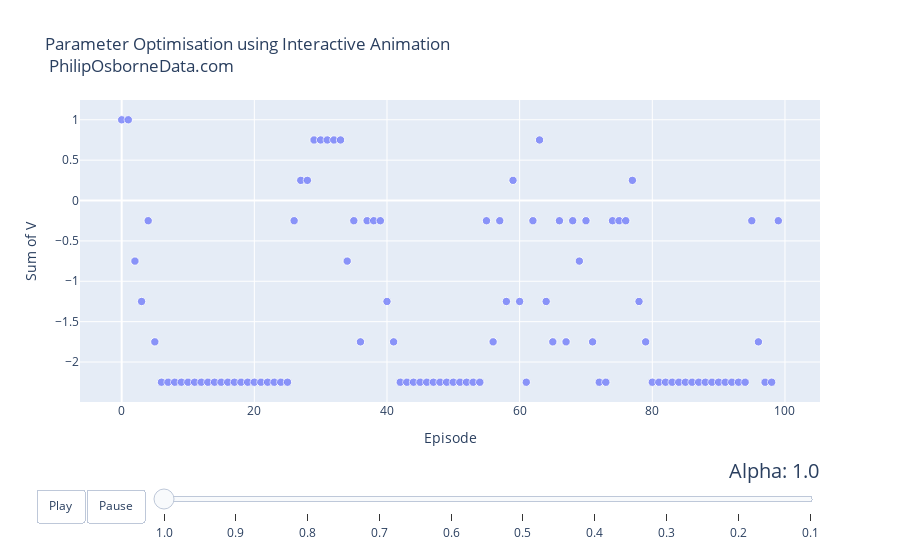

Notebook code for this chart:
### Code cell
%matplotlib inline

dataset = VforInteractiveGraphA3

continents = []
for continent in dataset['continent']:
    if continent not in continents:
        continents.append(continent)
# make figure
figure = {
    'data': [],
    'layout': {},
    'frames': []
}

# fill in most of layout
figure['layout']['title'] = "Parameter Optimisation using Interactive Animation <br> PhilipOsborneData.com"
figure['layout']['xaxis'] = {'title': 'Episode'}
figure['layout']['yaxis'] = {'title': 'Sum of V', 'type': 'linear'}
figure['layout']['hovermode'] = 'closest'
figure['layout']['sliders'] = {
    'args': [
        'transition', {
            'duration': 400,
            'easing': 'cubic-in-out'
        }
    ],
    'initialValue': '1952',
    'plotlycommand': 'animate',
    'values': years,
    'visible': True
}
figure['layout']['updatemenus'] = [
    {
        'buttons': [
            {
                'args': [None, {'frame': {'duration': 500, 'redraw': False},
                         'fromcurrent': True, 'transition': {'duration': 300, 'easing': 'quadratic-in-out'}}],
                'label': 'Play',
                'method': 'animate'
            },
            {
                'args': [[None], {'frame': {'duration': 0, 'redraw': False}, 'mode': 'immediate',
                'transition': {'duration': 0}}],
                'label': 'Pause',
                'method': 'animate'
            }
        ],
        'direction': 'left',
        'pad': {'r': 10, 't': 87},
        'showactive': False,
        'type': 'buttons',
        'x': 0.1,
        'xanchor': 'right',
        'y': 0,
        'yanchor': 'top'
    }
]

sliders_dict = {
    'active': 0,
    'yanchor': 'top',
    'xanchor': 'left',
    'currentvalue': {
        'font': {'size': 20},
        'prefix': 'Alpha: ',
        'visible': True,
        'xanchor': 'right'
    },
    'transition': {'duration': 300, 'easing': 'cubic-in-out'},
    'pad': {'b': 10, 't': 50},
    'len': 0.9,
    'x': 0.1,
    'y': 0,
    'steps': []
}

# make data
year = 1.0
for continent in continents:
    dataset_by_year = dataset[np.round(dataset['year'],1) == np.round(year,1)]
    dataset_by_year_and_cont = dataset_by_year[dataset_by_year['continent'] == continent]

    data_dict = {
        'x': list(dataset_by_year_and_cont['lifeExp']),
        'y': list(dataset_by_year_and_cont['gdpPercap']),
        'mode': 'markers',
        'text': list(dataset_by_year_and_cont['country']),
        'marker': {
            'sizemode': 'area',
            'sizeref': 200000,
            'size': list(dataset_by_year_and_cont['pop'])
        },
        'name': continent
    }
    figure['data'].append(data_dict)

# make frames
for year in years:
    frame = {'data': [], 'name': str(year)}
    for continent in continents:
        dataset_by_year = dataset[np.round(dataset['year'],1) == np.round(year,1)]
        dataset_by_year_and_cont = dataset_by_year[dataset_by_year['continent'] == continent]

        data_dict = {
            'x': list(dataset_by_year_and_cont['lifeExp']),
            'y': list(dataset_by_year_and_cont['gdpPercap']),
            'mode': 'markers',
            'text': list(dataset_by_year_and_cont['country']),
            'marker': {
                'sizemode': 'area',
                'sizeref': 200000,
                'size': list(dataset_by_year_and_cont['pop'])
            },
            'name': continent
        }
        frame['data'].append(data_dict)

    figure['frames'].append(frame)
    slider_step = {'args': [
        [year],
        {'frame': {'duration': 300, 'redraw': False},
         'mode': 'immediate',
       'transition': {'duration': 300}}
     ],
     'label': year,
     'method': 'animate'}
    sliders_dict['steps'].append(slider_step)


figure['layout']['sliders'] = [sliders_dict]

iplot(figure)

### Figure 1 — Plotly figure (JSON) as saved in the notebook; plotly's stock layout.template omitted (floating-point values rounded to 4 significant figures)
{"data": [{"marker": {"size": [7000000, 7000000, 7000000, 7000000, 7000000, 7000000, 7000000, 7000000, 7000000, 7000000, 7000000, 7000000, 7000000, 7000000, 7000000, 7000000, 7000000, 7000000, 7000000, 7000000, 7000000, 7000000, 7000000, 7000000, 7000000, 7000000, 7000000, 7000000, 7000000, 7000000, 7000000, 7000000, 7000000, 7000000, 7000000, 7000000, 7000000, 7000000, 7000000, 7000000, 7000000, 7000000, 7000000, 7000000, 7000000, 7000000, 7000000, 7000000, 7000000, 7000000, 7000000, 7000000, 7000000, 7000000, 7000000, 7000000, 7000000, 7000000, 7000000, 7000000, 7000000, 7000000, 7000000, 7000000, 7000000, 7000000, 7000000, 7000000, 7000000, 7000000, 7000000, 7000000, 7000000, 7000000, 7000000, 7000000, 7000000, 7000000, 7000000, 7000000, 7000000, 7000000, 7000000, 7000000, 7000000, 7000000, 7000000, 7000000, 7000000, 7000000, 7000000, 7000000, 7000000, 7000000, 7000000, 7000000, 7000000, 7000000, 7000000, 7000000], "sizemode": "area", "sizeref": 200000}, "mode": "markers", "name": "Test", "text": ["Test2", "Test2", "Test2", "Test2", "Test2", "Test2", "Test2", "Test2", "Test2", "Test2", "Test2", "Test2", "Test2", "Test2", "Test2", "Test2", "Test2", "Test2", "Test2", "Test2", "Test2", "Test2", "Test2", "Test2", "Test2", "Test2", "Test2", "Test2", "Test2", "Test2", "Test2", "Test2", "Test2", "Test2", "Test2", "Test2", "Test2", "Test2", "Test2", "Test2", "Test2", "Test2", "Test2", "Test2", "Test2", "Test2", "Test2", "Test2", "Test2", "Test2", "Test2", "Test2", "Test2", "Test2", "Test2", "Test2", "Test2", "Test2", "Test2", "Test2", "Test2", "Test2", "Test2", "Test2", "Test2", "Test2", "Test2", "Test2", "Test2", "Test2", "Test2", "Test2", "Test2", "Test2", "Test2", "Test2", "Test2", "Test2", "Test2", "Test2", "Test2", "Test2", "Test2", "Test2", "Test2", "Test2", "Test2", "Test2", "Test2", "Test2", "Test2", "Test2", "Test2", "Test2", "Test2", "Test2", "Test2", "Test2", "Test2", "Test2"], "x": [0, 1, 2, 3, 4, 5, 6, 7, 8, 9, 10, 11, 12, 13, 14, 15, 16, 17, 18, 19, 20, 21, 22, 23, 24, 25, 26, 27, 28, 29, 30, 31, 32, 33, 34, 35, 36, 37, 38, 39, 40, 41, 42, 43, 44, 45, 46, 47, 48, 49, 50, 51, 52, 53, 54, 55, 56, 57, 58, 59, 60, 61, 62, 63, 64, 65, 66, 67, 68, 69, 70, 71, 72, 73, 74, 75, 76, 77, 78, 79, 80, 81, 82, 83, 84, 85, 86, 87, 88, 89, 90, 91, 92, 93, 94, 95, 96, 97, 98, 99], "y": [1, 1, -0.75, -1.25, -0.25, -1.75, -2.25, -2.25, -2.25, -2.25, -2.25, -2.25, -2.25, -2.25, -2.25, -2.25, -2.25, -2.25, -2.25, -2.25, -2.25, -2.25, -2.25, -2.25, -2.25, -2.25, -0.25, 0.25, 0.25, 0.75, 0.75, 0.75, 0.75, 0.75, -0.75, -0.25, -1.75, -0.25, -0.25, -0.25, -1.25, -1.75, -2.25, -2.25, -2.25, -2.25, -2.25, -2.25, -2.25, -2.25, -2.25, -2.25, -2.25, -2.25, -2.25, -0.25, -1.75, -0.25, -1.25, 0.25, -1.25, -2.25, -0.25, 0.75, -1.25, -1.75, -0.25, -1.75, -0.25, -0.75, -0.25, -1.75, -2.25, -2.25, -0.25, -0.25, -0.25, 0.25, -1.25, -1.75, -2.25, -2.25, -2.25, -2.25, -2.25, -2.25, -2.25, -2.25, -2.25, -2.25, -2.25, -2.25, -2.25, -2.25, -2.25, -0.25, -1.75, -2.25, -2.25, -0.25], "type": "scatter"}], "layout": {"hovermode": "closest", "sliders": [{"active": 0, "currentvalue": {"font": {"size": 20}, "prefix": "Alpha: ", "visible": true, "xanchor": "right"}, "len": 0.9, "pad": {"b": 10, "t": 50}, "steps": [{"args": [[1], {"frame": {"duration": 300, "redraw": false}, "mode": "immediate", "transition": {"duration": 300}}], "label": "1.0", "method": "animate"}, {"args": [[0.9], {"frame": {"duration": 300, "redraw": false}, "mode": "immediate", "transition": {"duration": 300}}], "label": "0.9", "method": "animate"}, {"args": [[0.8], {"frame": {"duration": 300, "redraw": false}, "mode": "immediate", "transition": {"duration": 300}}], "label": "0.8", "method": "animate"}, {"args": [[0.7], {"frame": {"duration": 300, "redraw": false}, "mode": "immediate", "transition": {"duration": 300}}], "label": "0.7", "method": "animate"}, {"args": [[0.6], {"frame": {"duration": 300, "redraw": false}, "mode": "immediate", "transition": {"duration": 300}}], "label": "0.6", "method": "animate"}, {"args": [[0.5], {"frame": {"duration": 300, "redraw": false}, "mode": "immediate", "transition": {"duration": 300}}], "label": "0.5", "method": "animate"}, {"args": [[0.4], {"frame": {"duration": 300, "redraw": false}, "mode": "immediate", "transition": {"duration": 300}}], "label": "0.4", "method": "animate"}, {"args": [[0.3], {"frame": {"duration": 300, "redraw": false}, "mode": "immediate", "transition": {"duration": 300}}], "label": "0.3", "method": "animate"}, {"args": [[0.2], {"frame": {"duration": 300, "redraw": false}, "mode": "immediate", "transition": {"duration": 300}}], "label": "0.2", "method": "animate"}, {"args": [[0.1], {"frame": {"duration": 300, "redraw": false}, "mode": "immediate", "transition": {"duration": 300}}], "label": "0.1", "method": "animate"}], "transition": {"duration": 300, "easing": "cubic-in-out"}, "x": 0.1, "xanchor": "left", "y": 0, "yanchor": "top"}], "title": {"text": "Parameter Optimisation using Interactive Animation <br> PhilipOsborneData.com"}, "updatemenus": [{"buttons": [{"args": [null, {"frame": {"duration": 500, "redraw": false}, "fromcurrent": true, "transition": {"duration": 300, "easing": "quadratic-in-out"}}], "label": "Play", "method": "animate"}, {"args": [[null], {"frame": {"duration": 0, "redraw": false}, "mode": "immediate", "transition": {"duration": 0}}], "label": "Pause", "method": "animate"}], "direction": "left", "pad": {"r": 10, "t": 87}, "showactive": false, "type": "buttons", "x": 0.1, "xanchor": "right", "y": 0, "yanchor": "top"}], "xaxis": {"title": {"text": "Episode"}}, "yaxis": {"title": {"text": "Sum of V"}, "type": "linear"}}}
